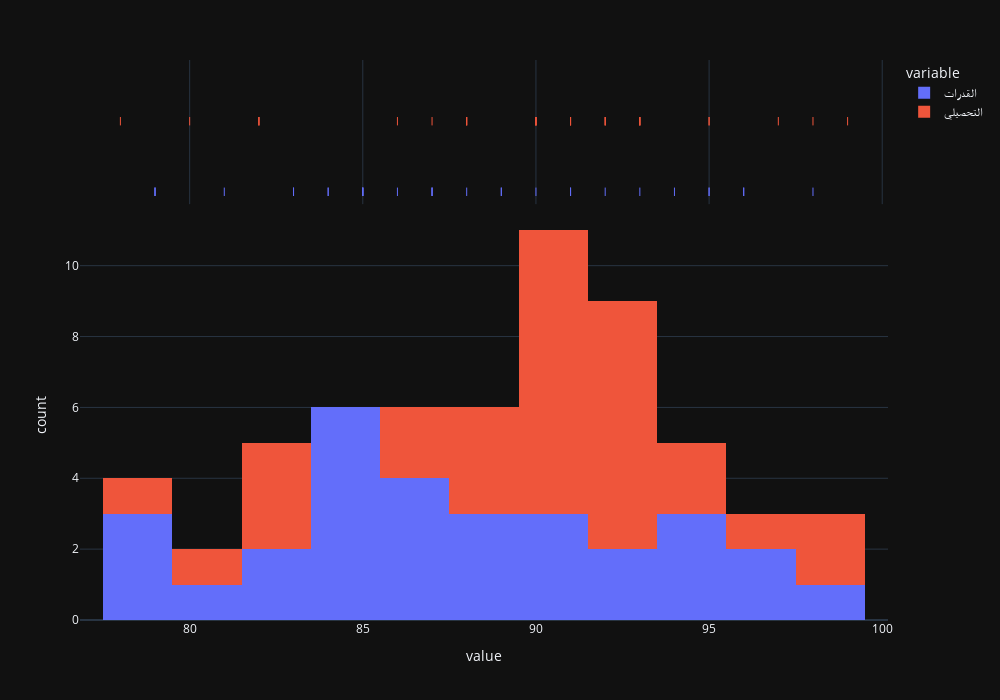

This figure's notebook cell:
### Markdown cell above
#### Grades analysis
###### Distribution of all grades

### Code cell
px.histogram(df[["القدرات", "التحصيلي"]], marginal="rug",nbins=20, width=1000, height=700)

### Figure 1 — Plotly figure (JSON) as saved in the notebook; plotly's stock layout.template omitted (floating-point values rounded to 4 significant figures)
{"data": [{"alignmentgroup": "True", "bingroup": "x", "hovertemplate": "variable=القدرات<br>value=%{x}<br>count=%{y}<extra></extra>", "legendgroup": "القدرات", "marker": {"color": "#636efa", "pattern": {"shape": ""}}, "name": "القدرات", "nbinsx": 20, "offsetgroup": "القدرات", "orientation": "v", "showlegend": true, "type": "histogram", "x": [85, 91, 95, 96, 79, 89, 96, 87, 79, 92, 91, 87, 93, 84, 83, 89, 85, 88, 81, 87, 90, 86, 95, 83, 94, 79, 85, 84, 85, 98], "xaxis": "x", "yaxis": "y"}, {"alignmentgroup": "True", "boxpoints": "all", "fillcolor": "rgba(255,255,255,0)", "hoveron": "points", "hovertemplate": "variable=القدرات<br>value=%{x}<extra></extra>", "jitter": 0, "legendgroup": "القدرات", "line": {"color": "rgba(255,255,255,0)"}, "marker": {"color": "#636efa", "symbol": "line-ns-open"}, "name": "القدرات", "offsetgroup": "القدرات", "showlegend": false, "type": "box", "x": [85, 91, 95, 96, 79, 89, 96, 87, 79, 92, 91, 87, 93, 84, 83, 89, 85, 88, 81, 87, 90, 86, 95, 83, 94, 79, 85, 84, 85, 98], "xaxis": "x2", "yaxis": "y2"}, {"alignmentgroup": "True", "bingroup": "x", "hovertemplate": "variable=التحصيلي<br>value=%{x}<br>count=%{y}<extra></extra>", "legendgroup": "التحصيلي", "marker": {"color": "#EF553B", "pattern": {"shape": ""}}, "name": "التحصيلي", "nbinsx": 20, "offsetgroup": "التحصيلي", "orientation": "v", "showlegend": true, "type": "histogram", "x": [91, 98, 95, 95, 88, 92, 90, 88, 82, 93, 78, 91, 93, 82, 93, 82, 97, 90, 86, 90, 92, 80, 90, 93, 87, 90, 92, 88, 91, 99], "xaxis": "x", "yaxis": "y"}, {"alignmentgroup": "True", "boxpoints": "all", "fillcolor": "rgba(255,255,255,0)", "hoveron": "points", "hovertemplate": "variable=التحصيلي<br>value=%{x}<extra></extra>", "jitter": 0, "legendgroup": "التحصيلي", "line": {"color": "rgba(255,255,255,0)"}, "marker": {"color": "#EF553B", "symbol": "line-ns-open"}, "name": "التحصيلي", "offsetgroup": "التحصيلي", "showlegend": false, "type": "box", "x": [91, 98, 95, 95, 88, 92, 90, 88, 82, 93, 78, 91, 93, 82, 93, 82, 97, 90, 86, 90, 92, 80, 90, 93, 87, 90, 92, 88, 91, 99], "xaxis": "x2", "yaxis": "y2"}], "layout": {"barmode": "relative", "height": 700, "legend": {"title": {"text": "variable"}, "tracegroupgap": 0}, "margin": {"t": 60}, "width": 1000, "xaxis": {"anchor": "y", "domain": [0, 1], "title": {"text": "value"}}, "xaxis2": {"anchor": "y2", "domain": [0, 1], "matches": "x", "showgrid": true, "showticklabels": false}, "yaxis": {"anchor": "x", "domain": [0, 0.7326], "title": {"text": "count"}}, "yaxis2": {"anchor": "x2", "domain": [0.7426, 1], "matches": "y2", "showgrid": false, "showline": false, "showticklabels": false, "ticks": ""}}}
